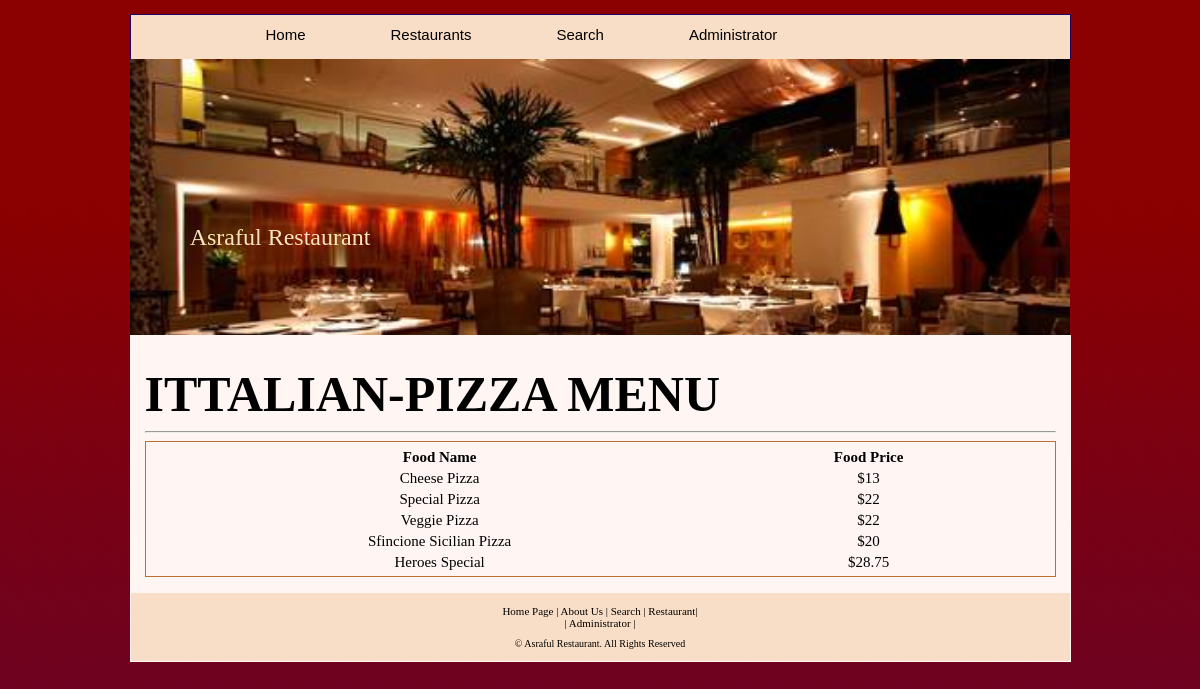
Screenshot of /Restaurant_Management/menu.php?id=3 with the database file from the repository.
### tables this page shows
CREATE TABLE `categories` (
  `category_id` int(15) NOT NULL,
  `category_name` varchar(45) NOT NULL,
  `category_location_1` int(11) DEFAULT NULL,
  `category_location_2` int(11) DEFAULT NULL,
  `time` varchar(100) DEFAULT NULL
);

CREATE TABLE `food_details` (
  `food_id` int(15) NOT NULL,
  `food_name` varchar(50) NOT NULL,
  `food_description` text NOT NULL,
  `food_price` float NOT NULL,
  `food_category` int(15) NOT NULL
);

CREATE TABLE `currencies` (
  `currency_id` int(5) NOT NULL,
  `currency_symbol` varchar(15) NOT NULL,
  `flag` int(1) NOT NULL
);

### Restaurant_Management/menu.php (the view, shortened to what this page needs)
<?php
    $link = mysqli_connect(DB_HOST, DB_USER, DB_PASSWORD);
    $result = mysqli_query($link, "SELECT * FROM food_details,categories WHERE food_details.food_category=categories.category_id ")
    or die("A problem has occured ... \n" . "Our team is working on it at the moment ... \n" . "Please check back after few hours.");
    ?>
<?php
    $flag_1 = 1;
    $currencies = mysqli_query($link, "SELECT * FROM currencies WHERE flag='$flag_1'")
    or die("A problem has occured ... \n" . "Our team is working on it at the moment ... \n" . "Please check back after few hours.");
    ?>
<?php
    if (isset($_GET['id'])) {
        function clean($link, $str)
        {
            $str = @trim($str);
            return mysqli_real_escape_string($link, $str);
        }
        $id = clean($link, $_GET['id']);
        $cat = mysqli_query($link, "SELECT * FROM categories WHERE category_id='$id'");
        $result = mysqli_query($link, "SELECT * FROM food_details,categories WHERE food_category='$id' AND food_details.food_category=categories.category_id ")
        or die("A problem has occured ... \n" . "Our team is working on it at the moment ... \n" . "Please check back after few hours.");
    }
    ?>
<!DOCTYPE HTML PUBLIC "-//W3C//DTD HTML 4.01 Transitional//EN" "http://www.w3.org/TR/html4/loose.dtd">
<html>
<html>
<head>
<link href="stylesheets/user_styles.css?<?php echo time(); ?>" rel="stylesheet" type="text/css">
</head>
<body>
<div id="page">
<div id="menu">
<ul>
<li><a href="index.php">Home</a></li>
<li><a href="links.php">Restaurants</a></li>
<li><a href="specialdeals.php">Search</a></li>
<li><a href="admin/index.php" target="_blank">Administrator</a></li>
</ul>
</div>
<div id="header">
<div id="logo"><a href="index.php" class="blockLink"></a></div>
<div id="company_name">Asraful Restaurant</div>
</div>
<div id="center">
<h1>
<?php if (isset($_GET['id']) || isset($_POST['category'])) {
    while ($row = mysqli_fetch_array($cat)) {
        echo $row['category_name'];
        break;
    }
} else { ?>
All Restaurants
<?php } ?>
 Menu
</h1>
<hr>
<div style="border:#bd6f2f solid 1px;padding:4px 6px 2px 6px">
<table width="860" height="auto" style="text-align:center;">
<tr>
<th>Food Name</th>
<th>Food Price</th>
</tr>
<?php
    $count = mysqli_num_rows($result);
    if (isset($_POST['Submit']) && $count < 1) {
        echo "<html><script language='JavaScript'>alert('There are no foods under the selected category at the moment. Please check back later.')</script></html>";
    } else {
        $symbol = mysqli_fetch_assoc($currencies);
        while ($row = mysqli_fetch_assoc($result)) {
            echo "<tr>";
            echo "<td>" . $row['food_name'] . "</td>";
            echo "<td>" . $symbol['currency_symbol'] . "" . $row['food_price'] . "</td>";
            echo "</tr>";
        }
    }
    ?>
</table>
</div>
</div>
<div id="footer">
<div class="bottom_menu"><a href="index.php">Home Page</a> | <a href="aboutus.php">About Us</a> | <a
href="specialdeals.php">Search</a> | <a href="foodzone.php">Restaurant</a>|<br>
| <a href="admin/index.php" target="_blank">Administrator</a> |
</div>
<div class="bottom_addr">&copy; Asraful Restaurant. All Rights Reserved</div>
</div>
</div>
</body>
</html>

### Restaurant_Management /stylesheets/user_styles.css (style rules this page uses)
html,body { margin:0; padding:0; background:rgb(31, 3, 99) url(../images/base.png) repeat-x top; width:100%;height:100%; font-family:tahoma; }
a { color: #B80000; text-decoration: underline; }
h1 { font-weight: bold; color: #000000; margin: 0px; font-size:50px; text-transform:uppercase; margin: 15px 0 8px 0; }
.bottom_addr { font-size: 11px; color: #000; padding: 5px 0 12px 0; text-align:center; font-size:10px; }
.bottom_menu { color: #000000; text-align: center; padding-top: 12px; padding-bottom: 4px; font-size:11px; }
.bottom_menu a { color: #000000; text-decoration: none; }
#page { width:1000px; margin:0 auto; padding-top:14px; }
#menu { border-top: 1px solid rgb(31, 3, 99); border-left: 1px solid rgb(31, 3, 99); border-right: 1px solid rgb(31, 3, 99); width:939px; margin:0 auto; background:#f9dec7; position:relative; height:44px; overflow:hidden; text-align:left; }
#menu ul { padding:0px; margin:0px; margin-left:50px; }
#menu ul li { width:auto; height:30px; float:left; font-family:Arial, Helvetica, sans-serif; font-size:15px; color:#000000; background-repeat:no-repeat; background-position:left center; line-height:20px; text-align:center; margin-left:0px; list-style:none; padding-left:85px; padding-top:10px; background:url(images/icon_menu.gif); }
#menu ul li a { width:auto; height:30px; float:left; text-decoration:none; font-family:Arial, Helvetica, sans-serif; font-size:15px; color:#000000; list-style:none; }
#footer { width:939px; margin:0 auto; background:#f9dec7; border: 1px solid #fff6f3; }
#center { width:911px; margin:0 auto; background:#fff6f3; padding:15px; font-size:15px; text-align:justify; }
#header { margin-left:30px; width:940px; background:url(../images/heads.jpg) no-repeat; height:276px; background-size: cover; }
#company_name { font-size: 24px; text-transform: none; color: #FFFFFF; position:absolute; color:#f9e4be; font-family:"trebuchet MS"; width:250px; text-align:center; margin-top:165px; margin-left:25px; }
#logo { background:url(../images/logo.gif) no-repeat; width:90px; height:89px; position:absolute; margin: 67px 0 0 105px; }
.blockLink { position:absolute; top:0; left: 0; width:100%; height:100%; z-index: 1; }

### rows the page displays
categories: category_name "ITTALIAN-PIZZA"
food_details: food_name "Cheese Pizza", food_price "13"
currencies: currency_symbol "$"
food_details: food_name "Special Pizza", food_price "22"
food_details: food_name "Veggie Pizza", food_price "22"
food_details: food_name "Sfincione Sicilian Pizza", food_price "20"
food_details: food_name "Heroes Special", food_price "28.75"
